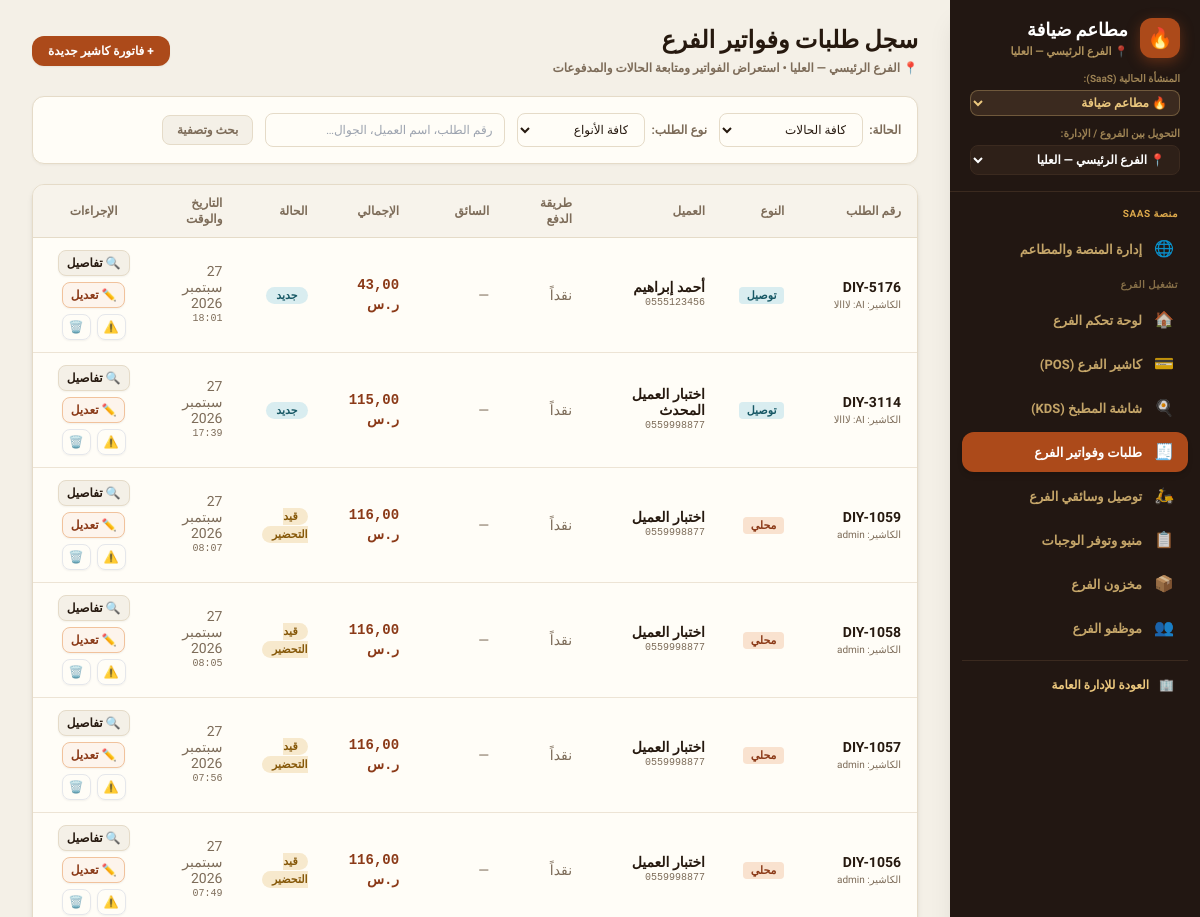
Page /branch/orders/ (signed in, upper part) on the earlier database version.
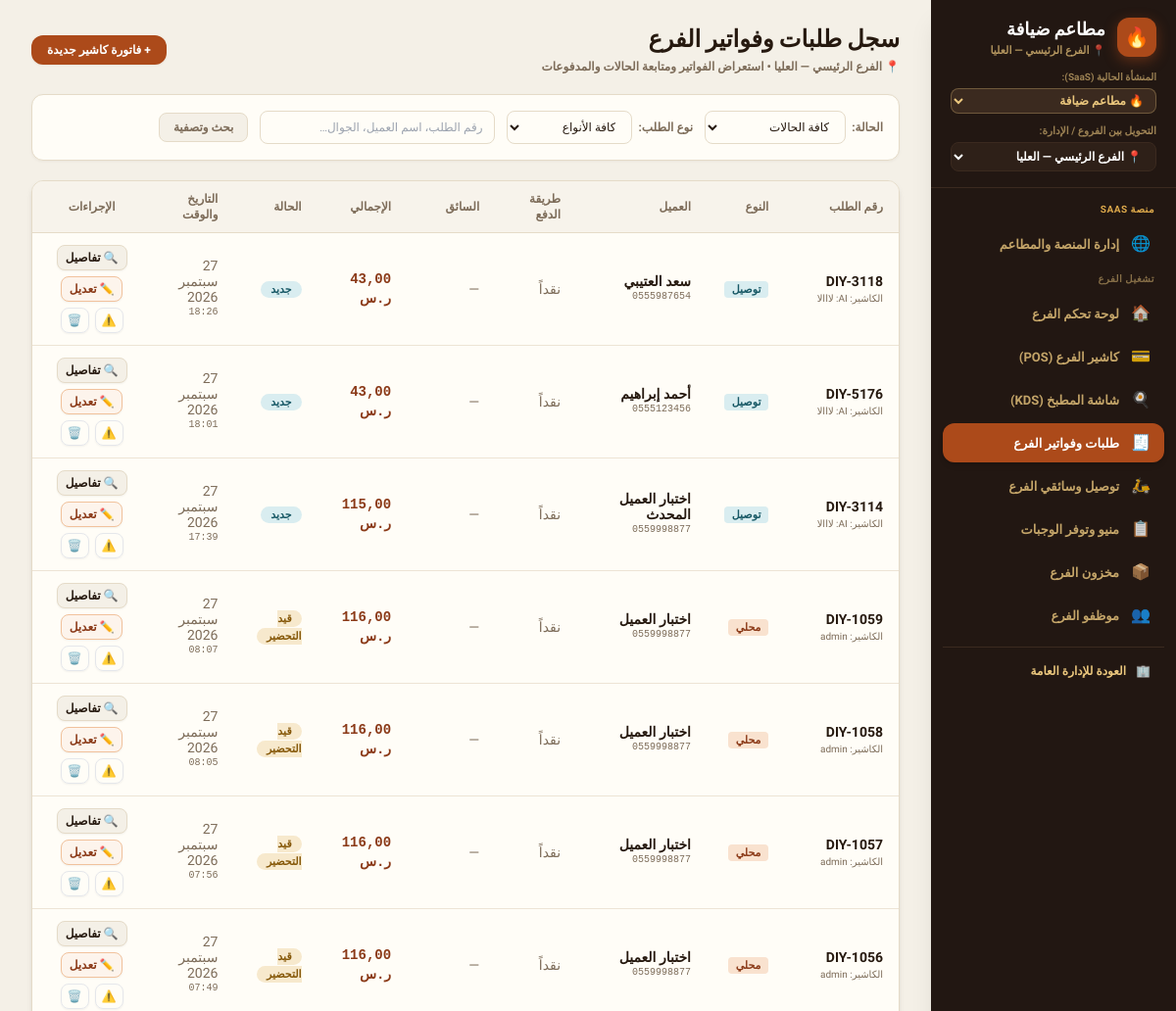
Same page on the later database version.
### core/models.py (models this page shows, shortened)
class Order(models.Model):
    TYPE_CHOICES = [
        ("dine_in", "محلي"),
        ("takeaway", "سفري"),
        ("delivery", "توصيل"),
    ]
    CHANNEL_CHOICES = [
        ("cashier", "الكاشير"),
        ("call_center", "الكول سنتر"),
    ]
    STATUS_CHOICES = [
        ("new", "جديد"),
        ("preparing", "قيد التحضير"),
        ("ready", "جاهز للتسليم"),
        ("out_for_delivery", "في الطريق"),
        ("delivered", "تم التسليم"),
        ("cancelled", "ملغي"),
    ]
    PAY_CHOICES = [
        ("cash", "نقداً"),
        ("card", "بطاقة"),
        ("wallet", "محفظة رقمية"),
    ]
    tenant = models.ForeignKey(
        Tenant,
        on_delete=models.CASCADE,
        related_name="orders",
        null=True,
        blank=True,
        verbose_name="المستأجر / المنشأة",
    )
    order_number = models.CharField(max_length=50, unique=True, verbose_name="رقم الطلب")
    order_type = models.CharField(max_length=20, choices=TYPE_CHOICES, default="dine_in", verbose_name="نوع الطلب")
    channel = models.CharField(max_length=20, choices=CHANNEL_CHOICES, default="cashier", verbose_name="القناة")
    branch = models.ForeignKey(
        Branch,
        on_delete=models.SET_NULL,
        null=True,
        blank=True,
        related_name="orders",
        verbose_name="الفرع",
    )
    delivery_area = models.ForeignKey(
        "DeliveryArea",
        on_delete=models.SET_NULL,
        null=True,
        blank=True,
        related_name="orders",
        verbose_name="منطقة التوصيل / الكومبوند",
    )
    customer = models.ForeignKey(
        Customer,
        on_delete=models.SET_NULL,
        null=True,
        blank=True,
        related_name="orders",
        verbose_name="العميل",
    )
    customer_name = models.CharField(max_length=255, default="عميل نقدي", verbose_name="اسم العميل")
    customer_phone = models.CharField(max_length=50, default="", blank=True, verbose_name="هاتف العميل")
    address = models.CharField(max_length=255, default="", blank=True, verbose_name="عنوان التوصيل")
    status = models.CharField(max_length=30, choices=STATUS_CHOICES, default="new", verbose_name="الحالة")
    pay_method = models.CharField(max_length=20, choices=PAY_CHOICES, default="cash", verbose_name="طريقة الدفع")
    paid = models.BooleanField(default=True, verbose_name="تم الدفع")
    subtotal = models.DecimalField(max_digits=10, decimal_places=2, default=0.00, verbose_name="المجموع الفرعي")
    delivery_fee = models.DecimalField(max_digits=8, decimal_places=2, default=0.00, verbose_name="رسوم التوصيل")
    discount = models.DecimalField(max_digits=8, decimal_places=2, default=0.00, verbose_name="الخصم")
    total = models.DecimalField(max_digits=10, decimal_places=2, default=0.00, verbose_name="الإجمالي")
    cashier = models.CharField(max_length=255, default="", blank=True, verbose_name="الكاشير")
    driver = models.ForeignKey(
        Employee,
        on_delete=models.SET_NULL,
        null=True,
        blank=True,
        related_name="assigned_orders",
        verbose_name="السائق",
    )
    notes = models.TextField(default="", blank=True, verbose_name="ملاحظات")
    created_at = models.DateTimeField(default=timezone.now, verbose_name="تاريخ ووقت الطلب")
    class Meta:
        verbose_name = "طلب"
        verbose_name_plural = "الطلبات"
        ordering = ["-created_at", "-id"]

### core/views.py (the view)
# urls.py: path("branch/orders/", views.branch_orders_view, name="branch_orders"),
@login_required
@ensure_csrf_cookie
def branch_orders_view(request):
    if not user_has_perm(request.user, "view_orders"):
        return HttpResponseForbidden("غير مصرح لك باستعراض سجل طلبات الفرع")
    tenant = get_active_tenant(request)
    branch = get_active_branch(request)
    status_filter = request.GET.get("status", "all")
    type_filter = request.GET.get("type", "all")
    search = request.GET.get("q", "").strip()
    orders = Order.objects.filter(tenant=tenant).select_related("branch", "driver").order_by("-id")
    if branch:
        orders = orders.filter(branch=branch)
    if status_filter != "all":
        orders = orders.filter(status=status_filter)
    if type_filter != "all":
        orders = orders.filter(order_type=type_filter)
    if search:
        orders = orders.filter(Q(order_number__icontains=search) | Q(customer_name__icontains=search) | Q(customer_phone__icontains=search))
    context = {
        "tenant": tenant,
        "branch": branch,
        "orders": orders[:50],
        "status_filter": status_filter,
        "type_filter": type_filter,
        "search_query": search,
        "statuses": Order.STATUS_CHOICES,
        "order_types": Order.TYPE_CHOICES,
    }
    return render(request, "branch_orders.html", context)

### core/models.py (called while the page is built)
    def is_subscription_active(self):
        if not self.is_active:
            return False
        if self.subscription_status in ["active", "trial"]:
            if self.subscription_end and self.subscription_end < timezone.now():
                return False
            return True
        return False

    def days_until_expiry(self):
        if not self.subscription_end:
            return 999
        diff = (self.subscription_end - timezone.now()).total_seconds()
        return max(0, int(diff // 86400))

### core/views.py (called while the page is built, shortened)
def get_active_tenant(request):
    if hasattr(request, "tenant") and request.tenant:
        return request.tenant

def get_active_branch(request):
    tenant = get_active_tenant(request)
    profile = getattr(request.user, "profile", None)
    is_owner = request.user.is_superuser or (profile and (profile.role in ["owner", "platform_admin"] or profile.is_platform_admin))
    if not is_owner and profile and profile.branch:
        return profile.branch
    active_id = request.session.get("active_branch_id")
    if active_id:
        qs = Branch.objects.filter(id=active_id)
        if tenant:
            qs = qs.filter(tenant=tenant)
        return qs.first()
    return None

### templates/branch_orders.html (shortened to what the changed rows need)
{% extends "base.html" %}
{% block content %}
<div>
    <div class="mb-5 flex flex-col sm:flex-row sm:items-center sm:justify-between gap-3">
        <div>
            <h1 class="text-2xl font-black font-display text-ink">سجل طلبات وفواتير الفرع</h1>
        </div>
    </div>
    <div class="card overflow-hidden shadow-md">
        <div class="overflow-x-auto">
            <table class="w-full text-right text-xs">
                <thead class="border-b border-line bg-paper/70">
                    <tr>
                        <th class="th">رقم الطلب</th>
                        <th class="th">النوع</th>
                        <th class="th">العميل</th>
                        <th class="th">طريقة الدفع</th>
                        <th class="th">السائق</th>
                        <th class="th">الإجمالي</th>
                        <th class="th">الحالة</th>
                        <th class="th">التاريخ والوقت</th>
                        <th class="th text-center">الإجراءات</th>
                    </tr>
                </thead>
                <tbody class="divide-y divide-line/70">
                    {% for o in orders %}
                    <tr class="hover:bg-paper/30 transition">
                        <td class="td">
                            <span class="font-extrabold text-ink text-sm">{{ o.order_number }}</span>
                            <span class="block text-[10px] text-soft">الكاشير: {{ o.cashier|default:"—" }}</span>
                        </td>
                        <td class="td">
                            <span class="rounded px-2 py-0.5 text-[11px] font-bold
                                {% if o.order_type == 'dine_in' %}bg-brand-100 text-brand-700
                                {% elif o.order_type == 'takeaway' %}bg-paper border border-line text-ink
                                {% else %}bg-info-100 text-info-700{% endif %}">
                                {{ o.get_order_type_display }}
                            </span>
                        </td>
                        <td class="td">
                            <p class="font-bold text-ink">{{ o.customer_name }}</p>
                            {% if o.customer_phone %}
                            <p class="text-[10px] text-soft font-mono" dir="ltr">{{ o.customer_phone }}</p>
                            {% endif %}
                        </td>
                        <td class="td text-soft">{{ o.get_pay_method_display }}</td>
                        <td class="td text-soft">{{ o.driver.name|default:"—" }}</td>
                        <td class="td font-extrabold text-brand-700 font-mono text-sm">{{ o.total|floatformat:2 }} ر.س</td>
                        <td class="td">
                            <span class="rounded-full px-2.5 py-0.5 text-[11px] font-bold
                                {% if o.status == 'delivered' %}bg-good-100 text-good-700
                                {% elif o.status == 'ready' %}bg-good-100 text-good-700
                                {% elif o.status == 'out_for_delivery' %}bg-brand-100 text-brand-700
                                {% elif o.status == 'preparing' %}bg-warn-100 text-warn-700
                                {% elif o.status == 'cancelled' %}bg-bad-100 text-bad-700
                                {% else %}bg-info-100 text-info-700{% endif %}">
                                {{ o.get_status_display }}
                            </span>
                        </td>
                        <td class="td text-soft">
                            <span>{{ o.created_at|date:"j M Y" }}</span>
                            <span class="block text-[10px] font-mono">{{ o.created_at|time:"H:i" }}</span>
                        </td>
                        <td class="td text-center">
                            <div class="flex items-center justify-center gap-1.5 flex-wrap">
                                <a
                                    href="{% url 'order_detail' o.id %}"
                                    title="تفاصيل الطلب والفاتورة"
                                    class="rounded-lg bg-paper border border-line px-2 py-1 text-xs font-bold text-ink hover:bg-line transition shadow-sm"
                                >
                                    🔍 تفاصيل
                                </a>
                                <a
                                    href="{% url 'order_edit' o.id %}"
                                    title="تعديل الطلب"
                                    class="rounded-lg bg-brand-50 border border-brand-200 px-2 py-1 text-xs font-bold text-brand-700 hover:bg-brand-100 transition shadow-sm"
                                >
                                    ✏️ تعديل
                                </a>
                                <button
                                    type="button"
                                    onclick="cancelOrder({{ o.id }}, '{{ o.order_number }}')"
                                    title="إلغاء الطلب"
                                    class="rounded-lg bg-warn-50 border border-warn-200 px-1.5 py-1 text-xs font-bold text-warn-700 hover:bg-warn-100 transition shadow-sm"
                                >
                                    ⚠️
                                </button>
                                <button
                                    type="button"
                                    onclick="deleteOrder({{ o.id }}, '{{ o.order_number }}')"
                                    title="حذف نهائي"
                                    class="rounded-lg bg-bad-50 border border-bad-200 px-1.5 py-1 text-xs font-bold text-bad-700 hover:bg-bad-100 transition shadow-sm"
                                >
                                    🗑️
                                </button>
                            </div>
                        </td>
                    </tr>
                    {% empty %}
                    <tr>
                        <td colspan="9" class="py-12 text-center text-xs text-soft font-bold">لا توجد طلبات مطابقة للبحث</td>
                    </tr>
                    {% endfor %}
                </tbody>
            </table>
        </div>
    </div>
</div>
{% endblock %}

Differences in the rows shown:
added Order: order_number "DIY-3118", cashier "AI: لااالا", order_type "توصيل", customer_name "سعد العتيبي", customer_phone "0555987654", pay_method "نقداً", driver.name "—", total "43,00", status "جديد", created_at "27 سبتمبر 2026", created_at "18:26"
